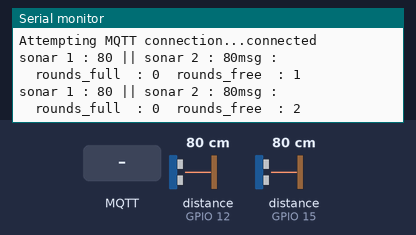
This sketch was run on a simulated ESP8266 (NodeMCU). On the bench: the last lines printed to the serial monitor. Wiring (inferred from the names in the program): 2 × ultrasonic range finder: trigger GPIO 13, echo GPIO 15 / trigger GPIO 14, echo GPIO 12. Inputs (shaded band) come from the test bench; at power-on: distance to the obstacle (sensors on GPIO 15, GPIO 12) 80 cm. The echo pulse lasts 58.3 µs per cm; WiFi joins after 1.5 s; servers stay silent unless stated; no MQTT or app messages arrive unless stated.

Above: at 3.2 s.
3.3 s: distance to the obstacle (sensor on GPIO 15) set to 2 cm
At 5.0 s:
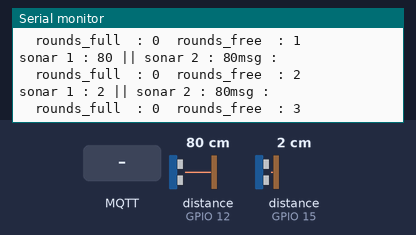
7.4 s: MQTT message "1" arrives on the first subscribed topic
At 9.0 s:
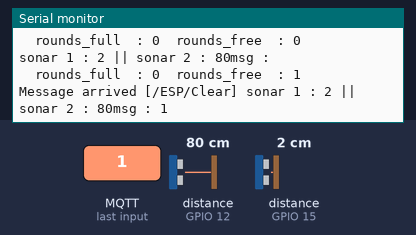
Timing chart, 0 to 10.5 s (numbered marks = the images above; inputs shaded):
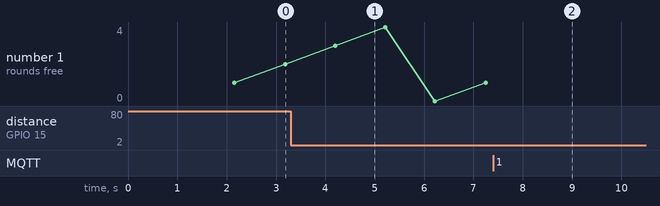

The sketch:

sensorSonar.ino
```cpp
#include <ESP8266WiFi.h>
#include <PubSubClient.h>
WiFiClient espClient;
PubSubClient client(espClient);


const char* ssid         = "UserName_2.4G"; //ชื่อ Wifi ที่ต้องการ connect
const char* password     = "12123435"; // password wifi ที่ต้องการ connect

const char* mqttServer   = "soldier.cloudmqtt.com"; // mqtt server name
const char* mqttUser     = "test"; // user
const char* mqttPassword = "12345"; //password
const int   mqttPort     =  15978; //port

const int inPin = 15; // nodemcu
const int pingPin = 13;

const int inPin2 = 12;
const int pingPin2 = 14;

int cm1,cm2;

String msg = "";
//#define PUB_GPIO2_STATUS "/status"  //topic /status
#define PUB_GPIO2_DATA "/ESP/LED"      //topic /data


WiFiClient wifiClient;
PubSubClient mqttClient(wifiClient);

void setup() {

    Serial.begin(9600);
    initWifiStation();
    initMQTTClient();

    //subce..

}
void loop() {
    client.setServer(mqttServer, mqttPort);
    client.setCallback(callback);
    if (!client.connected()) {
      Serial.print("Attempting MQTT connection...");
      if (client.connect("test", mqttUser, mqttPassword)) {
        Serial.println("connected");
       client.subscribe("/ESP/Clear");

      } else {
        Serial.print("failed, rc=");
        Serial.print(client.state());
        Serial.println(" try again in 5 seconds");
        delay(1000);
        return;
      }
    }
    client.loop();
    mqttClient.loop();
    sonar_1();
    sonar_2();
    Serial.print("msg : ");
    Serial.println(msg);

    if(msg == ""){
      process_check_fullcar();
    }else{
      delay(10000);
      Serial.print("msg : ");
      Serial.println(msg);
      msg="";
    }

    delay(1000);


}
int rounds_full = 0;
int rounds_free = 0;

void process_check_fullcar(){

  // check find sonar 1 & 2 push Full
  /*  if(cm1 < 10 && cm2 < 10){
       mqttClient.publish(PUB_GPIO2_STATUS, "Full");
       mqttClient.subscribe(SUB_GPIO2_ACTION);

    }else {
        mqttClient.publish(PUB_GPIO2_STATUS, "Free");
        mqttClient.subscribe(SUB_GPIO2_ACTION);
    }
  */

  // before submit Full check Full 1 times/s 5 time after submit Full

    if(cm1 < 10 && cm2 < 10){
      rounds_full = rounds_full +1;
     rounds_free=0;
      if(rounds_full>=5){
        mqttClient.publish(PUB_GPIO2_DATA, "1");
           Serial.print("  send Full  : ");
    Serial.println(rounds_full);
        rounds_full = 0;

      }

    }else if(cm1 < 10 && cm2 > 10){
       rounds_free = rounds_free +1;
      rounds_full=0;
      if(rounds_free>=5){
        mqttClient.publish(PUB_GPIO2_DATA, "1");
            Serial.print("  send Error  : ");
    Serial.println(rounds_free);
        rounds_free = 0;
      }

    }else {
      rounds_free = rounds_free +1;
      rounds_full=0;
      if(rounds_free>=5){
        mqttClient.publish(PUB_GPIO2_DATA, "0");
            Serial.print("  send Free  : ");
    Serial.println(rounds_free);
        rounds_free = 0;
      }
    }


    Serial.print("  rounds_full  : ");
    Serial.print(rounds_full);
    Serial.print("  rounds_free  : ");
    Serial.println(rounds_free);
}

void callback(char* topic, byte* payload, unsigned int length) {
  Serial.print("Message arrived [");
  Serial.print(topic);
  Serial.print("] ");

  int i=0;
  while (i<length) msg += (char)payload[i++];

}

void sonar_1()
{
  int position;
  long duration;
  pinMode(pingPin, OUTPUT);
  digitalWrite(pingPin, LOW);
  delayMicroseconds(2);
  digitalWrite(pingPin, HIGH);
  delayMicroseconds(5);
  digitalWrite(pingPin, LOW);
  pinMode(inPin, INPUT);
  duration = pulseIn(inPin, HIGH);

  int lenght = microsecondsToCentimeters(duration);
  Serial.print("sonar 1 : ");
  Serial.print(lenght);
  Serial.print(" || ");
  cm1 = lenght;
}


void sonar_2()
{
  int position;
  long duration;
  pinMode(pingPin2, OUTPUT);
  digitalWrite(pingPin2, LOW);
  delayMicroseconds(2);
  digitalWrite(pingPin2, HIGH);
  delayMicroseconds(5);
  digitalWrite(pingPin2, LOW);
  pinMode(inPin2, INPUT);
  duration = pulseIn(inPin2, HIGH);

  int lenght = microsecondsToCentimeters(duration);
  Serial.print("sonar 2 : ");
  Serial.print(lenght);
  cm2 = lenght;
}

long microsecondsToCentimeters(long microseconds)
{

  return microseconds / 29 / 2;
}


void initWifiStation() {

    WiFi.mode(WIFI_AP_STA);
    WiFi.begin(ssid, password);
    Serial.print("\nConnecting to WiFi");
    while (WiFi.status() != WL_CONNECTED) {
       delay(2000);
       Serial.print(".");
    }
    Serial.println(String("\nConnected to the WiFi network (") + ssid + ")" );
}

void initMQTTClient() {

    // Connecting to MQTT server
    mqttClient.setServer(mqttServer, mqttPort);
    //mqttClient.setCallback(PubSubCallback);
    while (!mqttClient.connected()) {
        Serial.println(String("Connecting to MQTT (") + mqttServer + ")...");
        if (mqttClient.connect("sonar", mqttUser, mqttPassword)) {
            Serial.println("MQTT client connected");
        } else {
            Serial.print("\nFailed with state ");
            Serial.println(mqttClient.state());

            if (WiFi.status() != WL_CONNECTED) {
               initWifiStation();
            }
            delay(2000);
        }
    }

    // Declare Pub/Sub topics
    mqttClient.publish(PUB_GPIO2_DATA, "START");

}
```

Measured:
- after the input at 3.3 s, the serial monitor: prints a new line after 0.89 s (image 1)
- after the input at 7.4 s, the serial monitor: prints a new line after 0.85 s (image 2)
